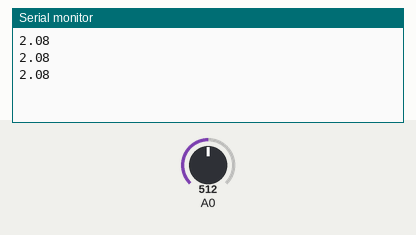
A sketch run on a simulated Arduino Uno, built with avr-gcc and run on an emulated ATmega328P. On the bench: the last lines printed to the serial monitor. The test bench sets the inputs (shaded band); at power-on: A0 = 512.

Above: at 1.2 s.
1.3 s: A0 set to 716
At 1.9 s:
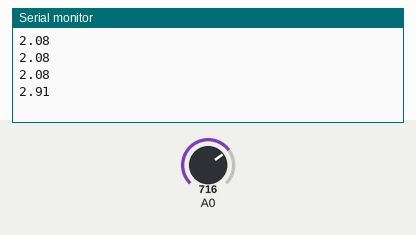
2.8 s: A0 set to 900
At 3.4 s:
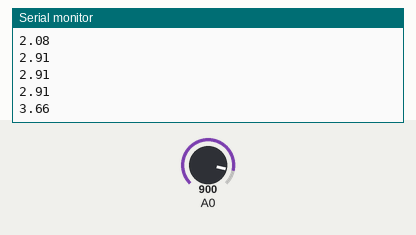
Timing chart, 0 to 5.8 s (numbered marks = the images above; inputs shaded):
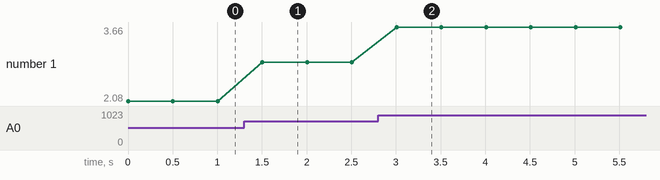

Measured:
- after the input at 1.3 s, the serial monitor: prints a new line after 0.20 s (image 1)
- after the input at 2.8 s, the serial monitor: prints a new line after 0.21 s (image 2)
- plotted number 1: 2.08 → 2.91 after the input at 1.3 s, 2.91 → 3.66 after the input at 2.8 s

The sketch:

lab02.ino
```cpp
void setup() {
Serial.begin(9600);

}

void loop() {
int i;
float Analogin,Vin;
for(i=1;i<=5;i++)
Analogin=Analogin*0.7 + analogRead(A0)*0.3;
Vin=Analogin*5/1024;
Serial.println(Vin);
delay(500);
}
```
